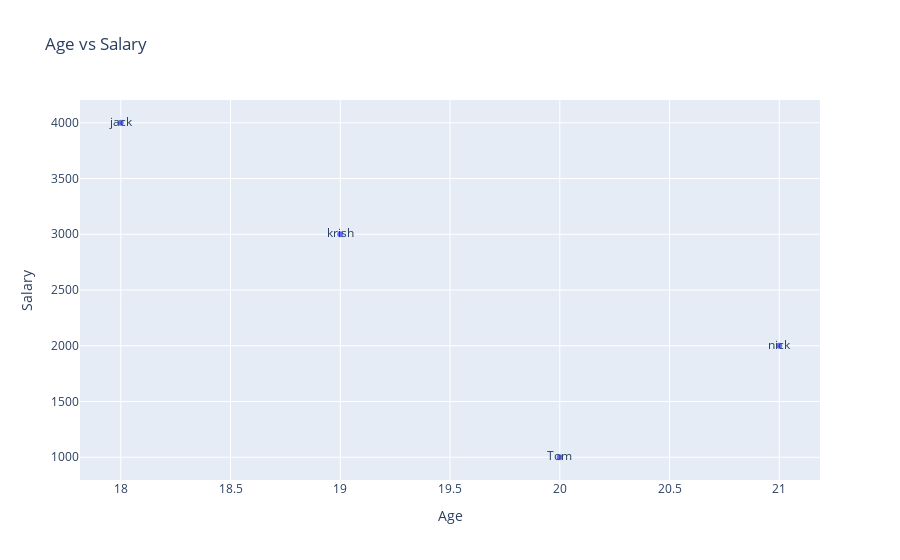

The code cell stored with this chart in its notebook:
### Code cell
fig.show()

### Figure 1 — Plotly figure (JSON) as saved in the notebook; plotly's stock layout.template omitted (floating-point values rounded to 4 significant figures)
{"data": [{"hovertemplate": "Age=%{x}<br>Salary=%{y}<br>Name=%{text}<extra></extra>", "legendgroup": "", "marker": {"color": "#636efa", "symbol": "circle"}, "mode": "markers+text", "name": "", "orientation": "v", "showlegend": false, "text": ["Tom", "nick", "krish", "jack"], "type": "scatter", "x": [20, 21, 19, 18], "xaxis": "x", "y": [1000, 2000, 3000, 4000], "yaxis": "y"}], "layout": {"legend": {"tracegroupgap": 0}, "title": {"text": "Age vs Salary"}, "xaxis": {"anchor": "y", "domain": [0, 1], "title": {"text": "Age"}}, "yaxis": {"anchor": "x", "domain": [0, 1], "title": {"text": "Salary"}}}}
